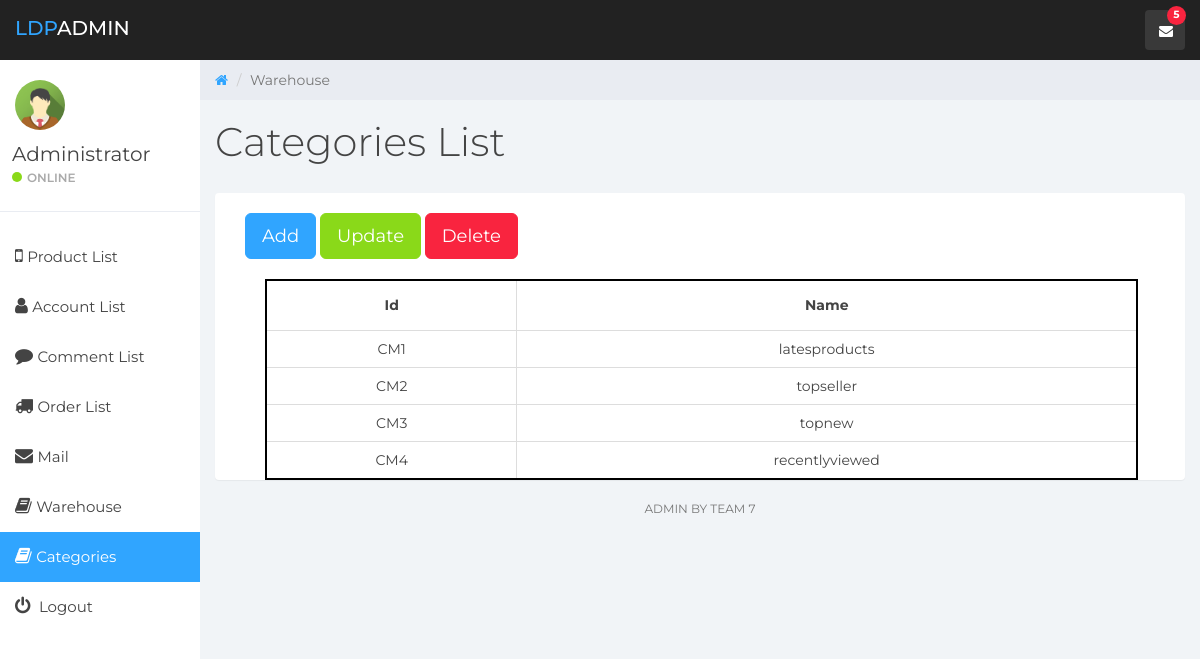
Screenshot of /Admin/categories.php with the database file from the repository.
### tables this page shows
CREATE TABLE IF NOT EXISTS `taikhoan` (
  `username` char(50) NOT NULL,
  `password` char(50) NOT NULL,
  `fullname` varchar(100) NOT NULL,
  `sdt` char(10) NOT NULL,
  `diachi` varchar(200) NOT NULL,
  `email` char(100) NOT NULL,
  `hoatdong` int(1) NOT NULL,
  `loaiTK` int(1) DEFAULT NULL,
  `trangthai` int(11) NOT NULL,
  PRIMARY KEY (`username`)
);

CREATE TABLE IF NOT EXISTS `chuyenmuc` (
  `id` char(3) NOT NULL,
  `tenchuyenmuc` varchar(50) NOT NULL,
  `trangthai` int(2) NOT NULL
);

### Admin/categories.php (called while the page is built, shortened)
<?php
	$level = "";
	$level_2 = "../";
	include($level."layout.php");
?>

### Admin/DB.php (called while the page is built, shortened)
<?php
	class DP {
		private static function connect_DB() {
			$host = 'localhost';
			$dbname = 'webbanhang';
			$us = 'root';
			$pass = '';
			try {
				$conn = new PDO("mysql:host=$host;dbname=$dbname;charset=utf8mb4", $us, $pass,
				array(
					PDO::ATTR_ERRMODE => PDO::ERRMODE_EXCEPTION,
					PDO::ATTR_PERSISTENT => false,
					PDO::MYSQL_ATTR_INIT_COMMAND => "SET NAMES utf8mb4 COLLATE utf8mb4_unicode_ci"
					)
				);
				return $conn;
			}
			catch (PDOExecption $e) {
				echo '<script> alert("Error: '. $e->getMessage().'");</script>';
				return null;
			}
		}
		public static function run_query($query,$paras,$type) {
			try {
				$con = DP::connect_DB();
				$h = $con->prepare($query);
				$h->execute();
				switch($type)
				{
					case 2: $result = $h->fetchAll(); break;
				}
				return $result;
			} catch (PDOException $e) {
				echo '<script>alert("'.$e->getMessage().'");</script>';
			}
		}
	}
?>

### Admin/content/categories_data.php (called while the page is built)
<?php
	include($level.'DB.php');
	$AdminName = DP::run_query("SELECT * FROM taikhoan WHERE loaiTK = 1",[],2);
	$Categories_List=DP::run_query("SELECT * FROM chuyenmuc",[],2);
?>

### Admin/DB1.php (called while the page is built, shortened)
<?php
	class DB {
		private static function connect_DB() {
			$host = 'localhost';
			$dbname = 'webbanhang';
			$us = 'root';
			$pass = '';
			try {
				$conn = new PDO("mysql:host=$host;dbname=$dbname;charset=utf8mb4", $us, $pass,
				array(
					PDO::ATTR_ERRMODE => PDO::ERRMODE_EXCEPTION,
					PDO::ATTR_PERSISTENT => false,
					PDO::MYSQL_ATTR_INIT_COMMAND => "SET NAMES utf8mb4 COLLATE utf8mb4_unicode_ci"
					)
				);
				return $conn;
			}
			catch (PDOExecption $e) {
				echo '<script> alert("Error: '. $e->getMessage().'");</script>';
				return null;
			}
		}
		public static function run_query($query,$paras,$type) {
			try {
				$con = DB::connect_DB();
				$h = $con->prepare($query);
				$h->execute();
				switch($type)
				{
					case 2: $result = $h->fetchAll(); break;
				}
				return $result;
			} catch (PDOException $e) {
				echo '<script>alert("'.$e->getMessage().'");</script>';
			}
		}
	}
?>

### Admin/content/mail_data1.php (called while the page is built)
<?php
	include($level.'DB1.php');
	$mail=DB::run_query("SELECT * FROM `mail`order by STT desc",[],2);
?>

### Admin/content/categories_list.php (the view, shortened to what this page needs)
<div class="row">
	<div class="col-lg-12">
		<h1 class="page-header">Categories List</h1>
	</div>
</div>
<div class="panel panel-container">
	<div class='btn-group-lg' style='margin: 0px 0px 20px 30px'>
		<button type="button" class="btn btn-primary" data-toggle="modal" data-target="#Add">Add</button>
		<button type="button" class="btn btn-success" data-toggle="modal" data-target="#Update">Update</button>
		<button type="button" class="btn btn-danger" data-toggle="modal" data-target="#Delete">Delete</button>
	</div>
	<table class="table table-bordered" style="width: 90%; border: 2px solid black; margin-left: 50px;">
	    <thead>
		    <tr>
		    	<th>Id</th>
		        <th>Name</th>
		    </tr>
		</thead>
		<tbody>
			<?php
			foreach($Categories_List as $key)
			{
				$id=$key['id'];
				$name = $key['tenchuyenmuc'];
			?>
			<tr>
				<td><?php echo $id; ?></td>
				<td><?php echo $name; ?></td>
			</tr>
			<?php
			}
			?>
		</tbody>
	</table>
</div>

### Admin/content/categories_sidebar.php (shortened to what this page needs)
<div id="sidebar-collapse" class="col-sm-3 col-lg-2 sidebar">
		<div class="profile-sidebar">
			<div class="profile-userpic">
				<img src="<?php echo $level_2.IMG.'img_avatar2.png';?>" style='border-radius:50%; width:50px,height:50px'>
			</div>
			<div class="profile-usertitle">
				<div class="profile-usertitle-name"><?php echo $AdminName[0]['fullname']; ?></div>
				<div class="profile-usertitle-status"><span class="indicator label-success"></span>Online</div>
			</div>
		</div>
		<ul class="nav menu">
			<li><a href="index.php"><em class="fa fa-mobile-phone icon">&nbsp;</em>Product List</a></li>
			<li><a href="account.php"><em class="fa fa-user icon">&nbsp;</em>Account List</a></li>
			<li><a href="comment.php"><em class="fa fa-comment icon">&nbsp;</em>Comment List</a></li>
			<li><a href="order.php"><em class="fa fa-truck icon">&nbsp;</em>Order List</a></li>
			<li><a href="mail.php"><em class="fa fa-envelope icon">&nbsp;</em>Mail</a></li>
			<li><a href="warehouse.php"><em class="fa fa-book icon">&nbsp;</em>Warehouse</a></li>
			<li class='active'><a href="categories.php"><em class="fa fa-book icon">&nbsp;</em>Categories</a></li>
			<li><a href="<?php echo $level_2.'content/logout.php' ?>"><em class="fa fa-power-off icon">&nbsp;</em> Logout</a></li>
		</ul>
	</div>
	<div class="col-sm-9 col-sm-offset-3 col-lg-10 col-lg-offset-2 main">
		<div class="row">
			<ol class="breadcrumb">
				<li><a href="#">
					<em class="fa fa-home"></em>
				</a></li>
				<li class="active">Warehouse</li>
			</ol>
		</div>

### Admin/css/styles.css (style rules this page uses)
body { background: #f1f4f7; padding-top: 60px; font-size: 14px; color: #444444; font-family: "Montserrat", "Helvetica Neue", Helvetica, Arial, sans-serif; }
a, a:hover, a:focus { color: #30a5ff; }
h1, h2, h3, h4, h5, h6 { color: #444444; }
h1 { font-weight: 300; font-size: 40px; }
.btn-primary, .btn-primary:hover, .btn-primary:focus, .btn-primary:active, .btn-primary.active, .open > .dropdown-toggle.btn-primary, .btn-primary.disabled, .btn-primary[disabled], fieldset[disabled] .btn-primary, .btn-primary.disabled:hover, .btn-primary[disabled]:hover, fieldset[disabled] .btn-primary:hover, .btn-primary.disabled:focus, .btn-primary[disabled]:focus, fieldset[disabled] .btn-primary:focus, .btn-primary.disabled:active, .btn-primary[disabled]:active, fieldset[disabled] .btn-primary:active, .btn-primary.disabled.active, .btn-primary[disabled].active, fieldset[disabled] .btn-primary.active { background-color: #30a5ff; border-color: #30a5ff; }
.btn-success, .btn-success:hover, .btn-success:focus, .btn-success:active, .btn-success.active, .open > .dropdown-toggle.btn-success, .btn-success.disabled, .btn-success[disabled], fieldset[disabled] .btn-success, .btn-success.disabled:hover, .btn-success[disabled]:hover, fieldset[disabled] .btn-success:hover, .btn-success.disabled:focus, .btn-success[disabled]:focus, fieldset[disabled] .btn-success:focus, .btn-success.disabled:active, .btn-success[disabled]:active, fieldset[disabled] .btn-success:active, .btn-success.disabled.active, .btn-success[disabled].active, fieldset[disabled] .btn-success.active { background-color: #8ad919; border-color: #8ad919; }
.btn-danger, .btn-danger:hover, .btn-danger:focus, .btn-danger:active, .btn-danger.active, .open > .dropdown-toggle.btn-danger, .btn-danger.disabled, .btn-danger[disabled], fieldset[disabled] .btn-danger, .btn-danger.disabled:hover, .btn-danger[disabled]:hover, fieldset[disabled] .btn-danger:hover, .btn-danger.disabled:focus, .btn-danger[disabled]:focus, fieldset[disabled] .btn-danger:focus, .btn-danger.disabled:active, .btn-danger[disabled]:active, fieldset[disabled] .btn-danger:active, .btn-danger.disabled.active, .btn-danger[disabled].active, fieldset[disabled] .btn-danger.active { background-color: #f9243f; border-color: #f9243f; }
.label-success { background-color: #8ad919; }
.panel { border: 0; }
.panel-container { padding-top: 20px; }
.sidebar { display: block; padding: 0; display: none; box-shadow: none; background: #fff; }
.sidebar ul { margin: 20px 0px; }
@media (min-width: 768px) { .sidebar { display: block; position: fixed; top: 60px; bottom: 0; left: 0; z-index: 1000; display: block; margin: 0; padding: 0; overflow-x: hidden; overflow-y: auto; } }
.sidebar ul.nav .active a, .sidebar ul.nav li.parent a.active, .sidebar ul.nav .active > a:hover, .sidebar ul.nav li.parent a.active:hover, .sidebar ul.nav .active > a:focus, .sidebar ul.nav li.parent a.active:focus { color: #fff; background-color: #30a5ff; }
.sidebar ul.nav li a { height: 50px; font-size: 15px; line-height: 2em; color: #444444; }
.profile-sidebar { padding: 10px 0; border-bottom: 1px solid #e9ecf2; }
.indicator { width: 10px; height: 10px; display: inline-block; border-radius: 9999px; margin-right: 5px; }
.profile-userpic img { float: left; margin: 10px 0px 0px 15px; width: 50px; height: 50px; border-radius: 9999px !important; }
.profile-usertitle { float: left; text-align: left; margin: 10px 0 0 12px; }
.profile-usertitle-name { font-size: 20px; margin-bottom: 0px; }
.profile-usertitle-status { text-transform: uppercase; color: #AAA; font-size: 12px; font-weight: 600; margin-bottom: 15px; }
.breadcrumb { border-radius: 0; padding: 10px 15px 10px 15px; background: #e9ecf2; margin: 0; }
h1.page-header { margin-top: 20px; border-bottom: 0; }
.table { background: #fff; }
.table > thead > tr > th { border-bottom: 1px solid #e6e7e8; vertical-align: middle; height: 50px; }

### Admin/content/categories_sidebar.php (style rules this page uses)
.icon { font-size:18px; }

### Admin/content/categories_list.php (style rules this page uses)
th, td { text-align: center; vertical-align: middle; }

### rows the page displays
taikhoan: fullname "Administrator"
chuyenmuc: id "CM1", tenchuyenmuc "latesproducts"
chuyenmuc: id "CM2", tenchuyenmuc "topseller"
chuyenmuc: id "CM3", tenchuyenmuc "topnew"
chuyenmuc: id "CM4", tenchuyenmuc "recentlyviewed"

### other values shown
$count "5"
